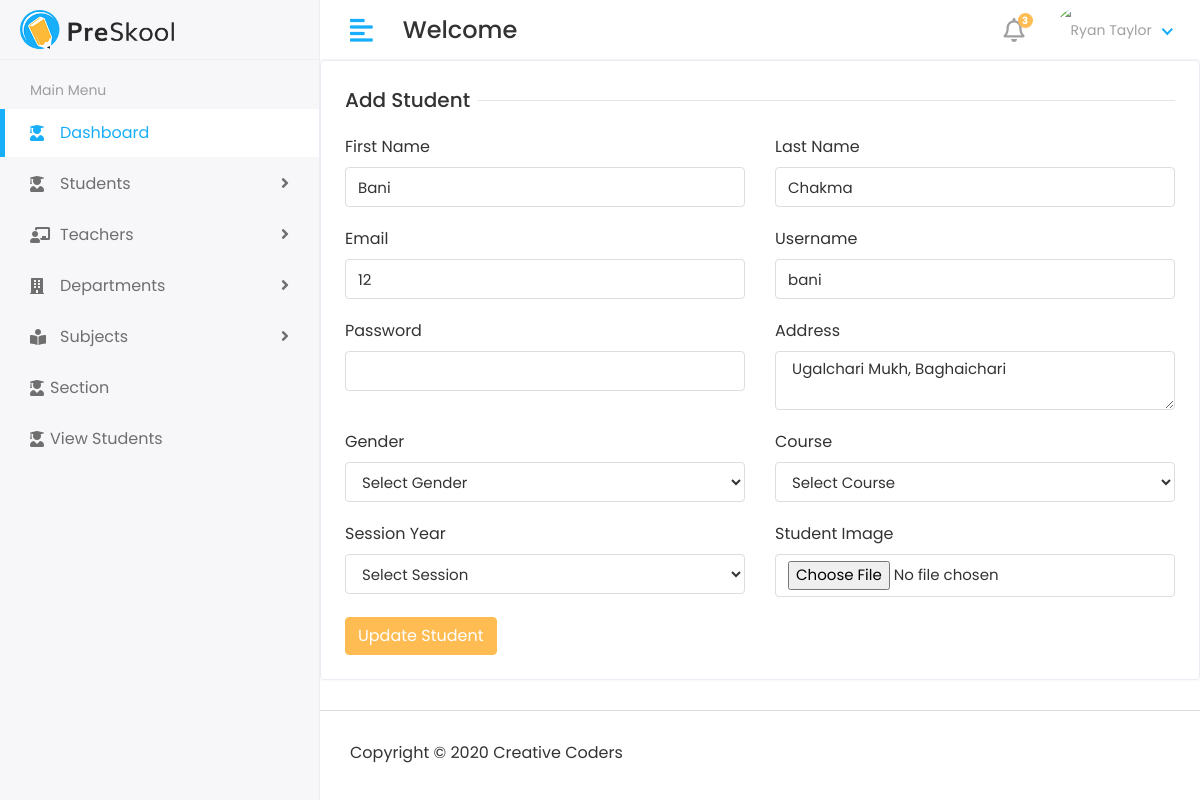
The app's page /editstudent10, older data.
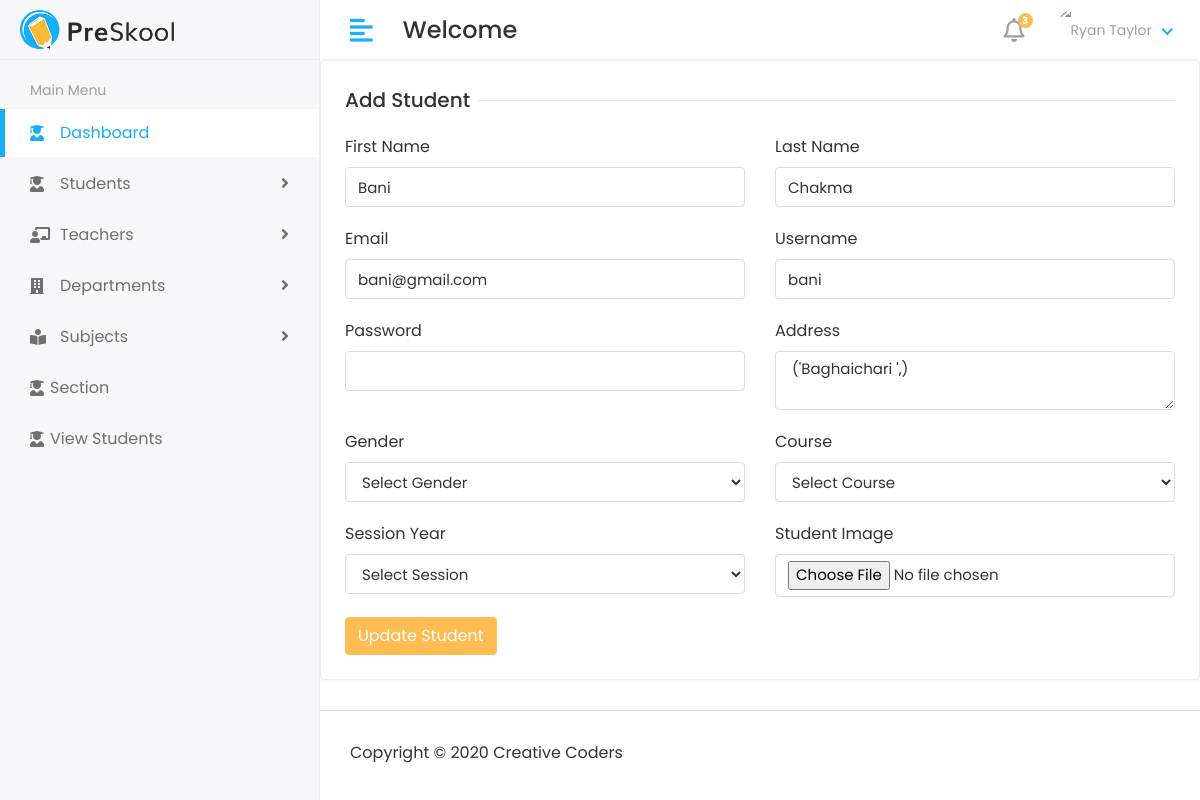
The same page, newer data.
### app/models.py (models this page shows, shortened)
class Studentmodel(models.Model):
    admin = models.OneToOneField(customUser, on_delete=models.CASCADE)
    address = models.TextField()
    gender = models.CharField(max_length=50)
    courseid = models.ForeignKey(Coursemodel,on_delete=models.DO_NOTHING,default=1)
    sessionid = models.ForeignKey(Sessionyearmodel,on_delete=models.DO_NOTHING,default=1)
    createat = models.DateTimeField(auto_now_add=True)
    updateat = models.DateTimeField(auto_now_add=True)

class customUser(AbstractUser):
    USER = (
        (1,"admin"),
        (2,"staff"),
        (3,"student"),
    )
    user_type = models.CharField(choices=USER,max_length=50,default=1)
    profilepic = models.ImageField(upload_to="media/profileimg", blank=True, null=True)

### app/views.py (the view)
# urls.py: path('editstudent<str:id>',views.editstudent,name="editstudent"),
def editstudent(request,id):
    studentid = Studentmodel.objects.filter(id=id)
    course = Coursemodel.objects.all()
    session = Sessionyearmodel.objects.all()
    context = {
        'student':studentid,
        'course':course,
        'session':session,
    }
    return render(request,"student/editstudent.html",context)

### templates/student/editstudent.html (shortened to what this page needs)
{% extends 'base.html' %}
{% block content %}
<div class="row">
    <div class="col-sm-12">
       <div class="card">
          <div class="card-body">
             <form  action="{% url 'updatestudent' %}"  method="post" enctype="multipart/form-data">
               {% for s in  student%}
                <div class="row">
                   <div class="col-12">
                      <h5 class="form-title"><span>Add Student</span></h5>
                   </div>
                   <div class="col-12 col-sm-6">
                      <div class="form-group">
                         <label>First Name</label>
                         <input value="{{s.admin.first_name}}" name="first_name" type="text" class="form-control">
                        </div>
                   </div>
                   <div class="col-12 col-sm-6">
                     <div class="form-group">
                        <label>Last Name</label>
                        <input value="{{s.admin.last_name}}"name="last_name" type="text" class="form-control">
                     </div>
                  </div>
                  <div class="col-12 col-sm-6">
                     <div class="form-group">
                        <label>Email</label>
                        <input value="{{s.admin.email}}" name="email" type="text" class="form-control">
                     </div>
                  </div>
                   <div class="col-12 col-sm-6">
                      <div class="form-group">
                         <label>Username</label>
                         <input value="{{s.admin.username}}"name="username"  type="text" class="form-control">
                      </div>
                   </div>
                   <div class="col-11 col-sm-6">
                     <div class="form-group">
                        <label>Password</label>
                        <input name="password"  type="password" class="form-control">
                     </div>
                  </div>
                  <div class="col-12 col-sm-6">
                     <div class="form-group">
                        <label>Address</label>
                        <textarea name="address"  type="text" class="form-control">{% for s in  student%} {{s.address}} {% endfor %}</textarea>
                     </div>
                  </div>
                   <div class="col-12 col-sm-6">
                      <div class="form-group">
                         <label>Gender</label>
                         <select class="form-control" name="gender">
                            <option>Select Gender</option>
                         </select>
                      </div>
                   </div>
                   <div class="col-12 col-sm-6">
                     <div class="form-group"  >
                        <label>Course</label>
                        <select class="form-control" name="courseid">
                           <option>Select Course</option>
                        </select>
                     </div>
                  </div>
                   <div class="col-12 col-sm-6">
                     <div class="form-group">
                        <label>Session Year</label>
                        <select class="form-control" name="sessionyearid">
                           <option>Select Session</option>
                        </select>
                     </div>
                  </div>
                   <div class="col-12 col-sm-6">
                      <div class="form-group">
                         <label>Student Image</label>
                         <input type="file" name="profilepic" class="form-control">
                      </div>
                   </div>
                   <div class="col-12">
                      <button type="submit" class="btn btn-primary">Update Student</button>
                   </div>
                </div>
                {% endfor %}
             </form>
          </div>
       </div>
    </div>
 </div>
{% endblock  %}

Row changes from the older to the newer data that the page shows:
changed Studentmodel "Bani": email "12" → "bani@gmail.com"; address "Ugalchari Mukh, Baghaichari" → "('Baghaichari ',)"
